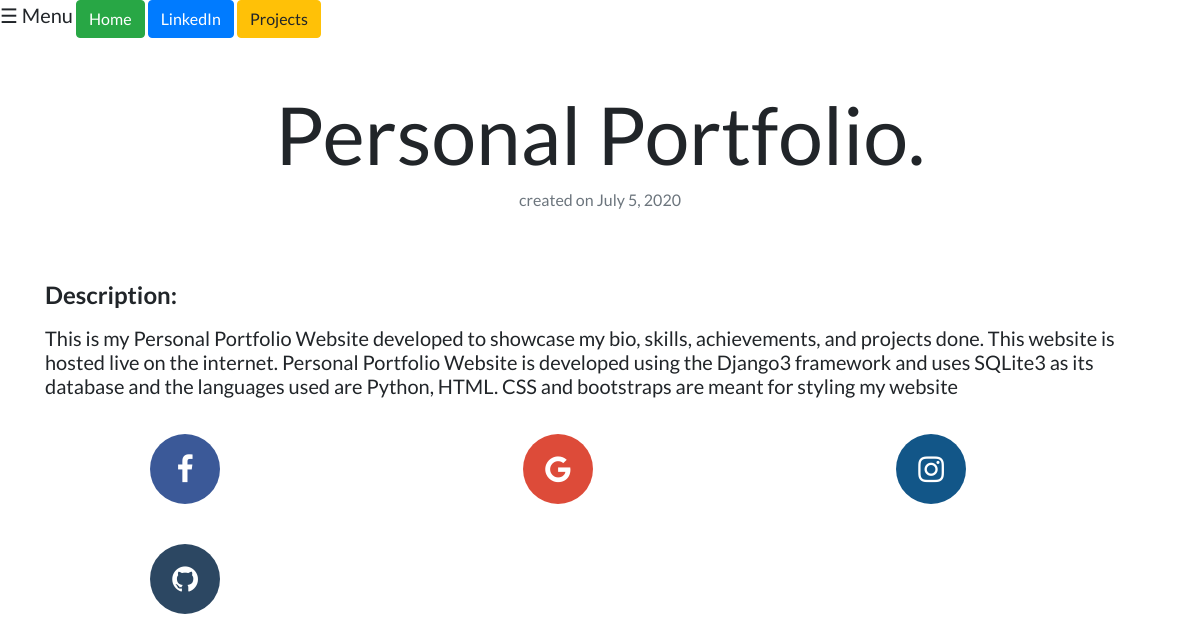
The app's page /blog/4/ with its own data.
### blog/models.py (models this page shows)
class Blog(models.Model):
    title=models.CharField(max_length=200)
    description=models.TextField()
    date=models.DateField()

### blog/views.py (the view)
# urls.py: path('<int:blog_id>/',views.detail,name='detail'),
def detail(request, blog_id):
    blog = get_object_or_404(Blog, pk=blog_id)
    return render(request, 'blog/detail.html',{'blog':blog})

### blog/templates/blog/detail.html
{% extends 'portfolio/base.html' %}
{% load static %}
{% block content %}
<h2 class="text-center mt-5" id="blogdetailtitle">{{blog.title}}</h2>
<h6 class="text-center text-muted mb-5">created on {{blog.date}}</h6>
<br>
{{blog.description|safe}}
{% endblock %}

### portfolio/static/portfolio/custom.css (style rules this page uses)
body { font-family: 'Lato', sans-serif; }
@media (min-width: 992px) { #blogdetailtitle { font-size: 5rem; } }

### portfolio/templates/portfolio/base.html (style rules this page uses)
body { font-family: 'Lato', sans-serif; }

### records on screen
Blog: title "Personal Portfolio.", date "July 5, 2020", description "Description: This is my Personal Portfolio Website developed to showcase my bio, skills, achievements, and projects done. This website is hosted live on the internet. Personal Portfolio Website is developed using the Django3 framework and uses SQLite3 as its database and the languages used are Python, HTML. CSS and bootstraps are meant for styling my website"
